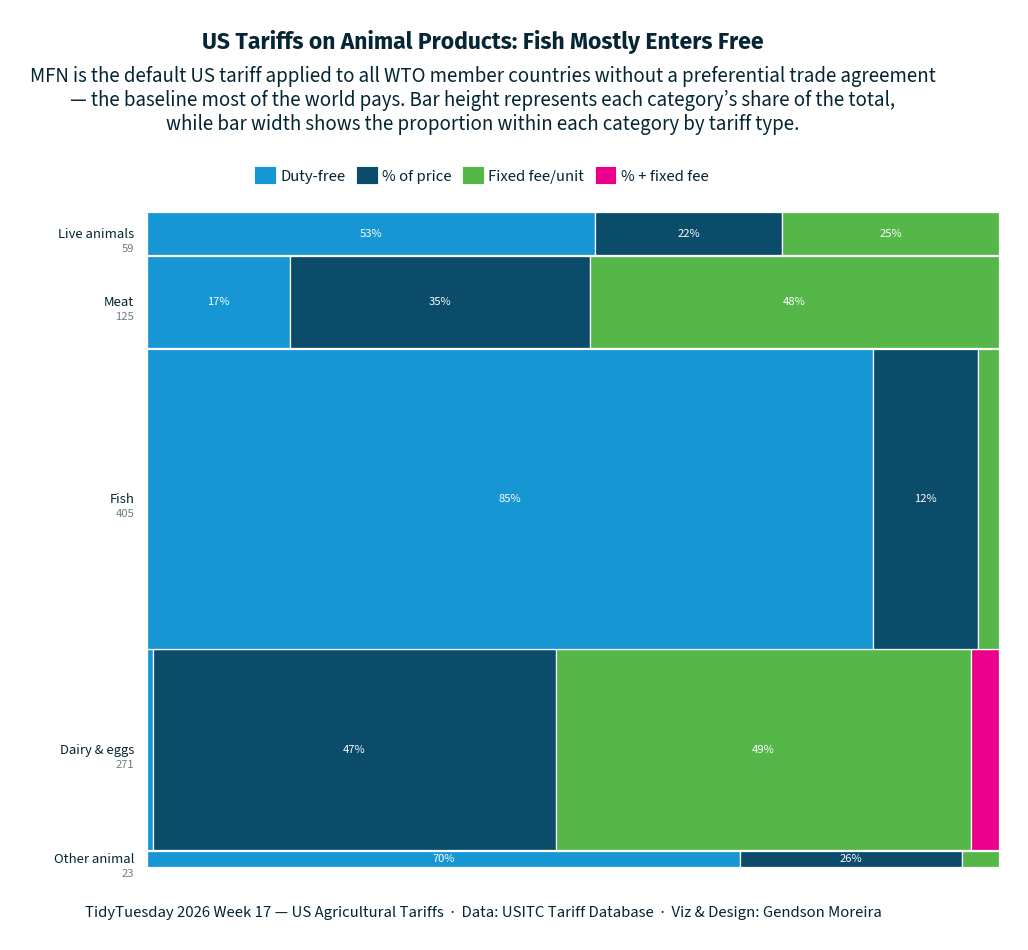

This figure's Python source:
# Import libraries --------------------------------------------------------

import re
import pathlib
import requests
import numpy as np
import pandas as pd
import matplotlib.pyplot as plt
import matplotlib.font_manager as fm
import matplotlib.patches as mpatches

# Colors & fonts ----------------------------------------------------------

txt_color  = "#062635"
bg_color   = "#ffffff"
grid_color = "#3a6070"

custom_pal = {
    "Duty-free":      "#1696d2",
    "% of price":     "#0a4c6a",
    "Fixed fee/unit": "#55b748",
    "% + fixed fee":  "#ec008b",
}
CAT_ORDER = ["Duty-free", "% of price", "Fixed fee/unit", "% + fixed fee"]

CHAPTER_NAMES = {
    1:"Live animals",   2:"Meat",            3:"Fish",
    4:"Dairy & eggs",   5:"Other animal",    6:"Plants",
    7:"Vegetables",     8:"Fruits & nuts",   9:"Coffee & spices",
    10:"Cereals",       11:"Milling",        12:"Oil seeds",
    13:"Gums",          14:"Plaiting",       15:"Fats & oils",
    16:"Meat preps",    17:"Sugar",          18:"Cocoa",
    19:"Cereal preps",  20:"Fruit preps",    21:"Misc food",
    22:"Beverages",     23:"Animal feed",    24:"Tobacco",
}

_FONTS_DIR = pathlib.Path(__file__).parent / "fonts"
_FONTS_DIR.mkdir(exist_ok=True)

def _load_google_font(family, weight=400):
    tag = f"{family.replace(' ', '_')}_{weight}"
    fp = _FONTS_DIR / f"{tag}.ttf"
    if not fp.exists():
        css = requests.get(
            f"https://fonts.googleapis.com/css?family={family.replace(' ', '+')}:{weight}",
            headers={"User-Agent": "Mozilla/4.0"}, timeout=10,
        ).text
        m = re.search(r"url\((https://fonts\.gstatic\.com[^)]+)\)", css)
        if m:
            fp.write_bytes(requests.get(m.group(1), timeout=10).content)
    if fp.exists():
        fm.fontManager.addfont(str(fp))

for _family in ["Fira Sans", "Source Sans 3"]:
    _load_google_font(_family)
_load_google_font("Fira Sans", weight=700)

title_font = "Fira Sans"
body_font  = "Source Sans 3 ExtraLight"

# Load & wrangle ----------------------------------------------------------

BASE = "https://raw.githubusercontent.com/rfordatascience/tidytuesday/main/data/2026/2026-04-28/"
tariff = pd.read_csv(BASE + "tariff_agricultural.csv")

df = tariff.copy()
df["chapter"] = df["hts8"].astype(str).str.zfill(8).str[:2].astype(int)
df = df[df["agreement"] == "mfn"]

latest = (
    df.sort_values("begin_effective_date", ascending=False)
    .groupby("hts8")
    .first()
    .reset_index()
)
ANIMAL_CHAPTERS = list(range(1, 6))   # 01 Live animals → 05 Other animal
latest = latest[latest["chapter"].isin(ANIMAL_CHAPTERS)]

latest["ad_val_rate"]   = latest["ad_val_rate"].fillna(0).clip(lower=0)
latest["specific_rate"] = latest["specific_rate"].fillna(0).clip(lower=0)
latest = latest[
    (latest["ad_val_rate"] < 9000) &
    (latest["specific_rate"] < 9000)
]

def _categorize(row):
    av, sp = row["ad_val_rate"], row["specific_rate"]
    if av > 0 and sp > 0:  return "% + fixed fee"
    if av > 0:             return "% of price"
    if sp > 0:             return "Fixed fee/unit"
    return "Duty-free"

latest["category"] = latest.apply(_categorize, axis=1)

counts = (
    latest.groupby(["chapter", "category"])
    .size()
    .reset_index(name="n")
)
full_idx = pd.MultiIndex.from_product([ANIMAL_CHAPTERS, CAT_ORDER],
                                       names=["chapter", "category"])
counts = (
    counts.set_index(["chapter", "category"])
    .reindex(full_idx, fill_value=0)
    .reset_index()
)
ch_totals = counts.groupby("chapter")["n"].sum().rename("total")
counts    = counts.join(ch_totals, on="chapter")
counts["pct"] = counts["n"] / counts["total"].replace(0, np.nan) * 100

# Build chart -------------------------------------------------------------

chapters   = ANIMAL_CHAPTERS
total_codes = int(ch_totals.sum())

# Row heights proportional to number of HTS codes (bottom = ch 24, top = ch 1)
chapters_rev = list(reversed(chapters))
heights  = [int(ch_totals.get(ch, 0)) for ch in chapters_rev]
y_starts = np.concatenate([[0], np.cumsum(heights[:-1])])

FIXED_GAP = total_codes * 0.0012   # same absolute gap for every row

fig, ax = plt.subplots(figsize=(4, 3), facecolor=bg_color)
ax.set_facecolor(bg_color)

for row_i, ch in enumerate(chapters_rev):
    h     = heights[row_i]
    if h == 0:
        continue
    y0     = y_starts[row_i]
    h_vis  = max(h - FIXED_GAP, h * 0.1)   # never collapse to zero
    y0_vis = y0 + (h - h_vis) / 2

    ch_data = counts[counts["chapter"] == ch].set_index("category")
    left    = 0.0

    for cat in CAT_ORDER:
        pct = float(ch_data.loc[cat, "pct"]) if cat in ch_data.index else 0.0
        if pct == 0:
            left += pct
            continue

        ax.barh(y0_vis, pct, height=h_vis, left=left,
                color=custom_pal[cat], edgecolor=bg_color,
                linewidth=0.3, align="edge", zorder=2)

        if pct > 8:
            ax.text(left + pct / 2, y0_vis + h_vis / 2,
                    f"{pct:.0f}%", ha="center", va="center",
                    fontsize=3, color="#ffffff", fontfamily=body_font,
                    fontweight="bold")
        left += pct

    # Chapter label on left
    ax.text(-1.5, y0 + h / 2,
            f"{CHAPTER_NAMES[ch]}",
            ha="right", va="center",
            fontsize=3.5, color=txt_color, fontfamily=body_font,
            clip_on=False)

    # Code count on right
    ax.text(-1.5, y0 - 20 + h / 2,
            f"{h:,}",
            ha="right", va="center",
            fontsize=3, color=txt_color, fontfamily=body_font, alpha=0.6,
            clip_on=False)
# Axes
ax.set_xlim(0, 100)
ax.set_ylim(-total_codes * 0.01, total_codes * 1.02)
ax.set_xticks([])
ax.tick_params(axis="y", left=False, labelleft=False)

for sp in ax.spines.values():
    sp.set_visible(False)
ax.xaxis.grid(True, color=grid_color, linewidth=0.4, alpha=0.5)
ax.set_axisbelow(True)

# Legend
legend_patches = [mpatches.Patch(color=custom_pal[c], label=c) for c in CAT_ORDER]
fig.legend(
    handles=legend_patches, frameon=False,
    labelcolor=txt_color, loc="upper center",
    bbox_to_anchor=(0.5, 0.860), ncol=4,
    prop={"family": body_font, "size": 4},
    handlelength=1, handleheight=0.8, handletextpad=0.4, columnspacing=0.8,
)

fig.suptitle(
    "US Tariffs on Animal Products: Fish Mostly Enters Free",
    fontfamily=title_font, fontsize=5.5, fontweight=700, color=txt_color,
    x=0.5, y=0.998, ha="center",
)
fig.text(
    0.5, 0.89,
    "MFN is the default US tariff applied to all WTO member countries "
    "without a preferential trade agreement\n— the baseline most of the world pays. "
    "Bar height represents each category’s share of the total,\nwhile bar width shows the proportion within each category by tariff type.",
    fontsize=5, color=txt_color, ha="center", fontfamily=body_font,
    wrap=True,
)
fig.text(
    0.5, 0.012,
    "TidyTuesday 2026 Week 17 — US Agricultural Tariffs  ·  Data: USITC Tariff Database  ·  Viz & Design: Gendson Moreira",
    fontsize=4, color=txt_color, ha="center", fontfamily=body_font,
)
fig.subplots_adjust(left=0.22, right=0.93, top=0.81, bottom=0.06)

out = pathlib.Path(__file__).parent / "20260428.png"
fig.savefig(out, dpi=300, bbox_inches="tight", facecolor=bg_color)
print(f"Saved: {out}")
